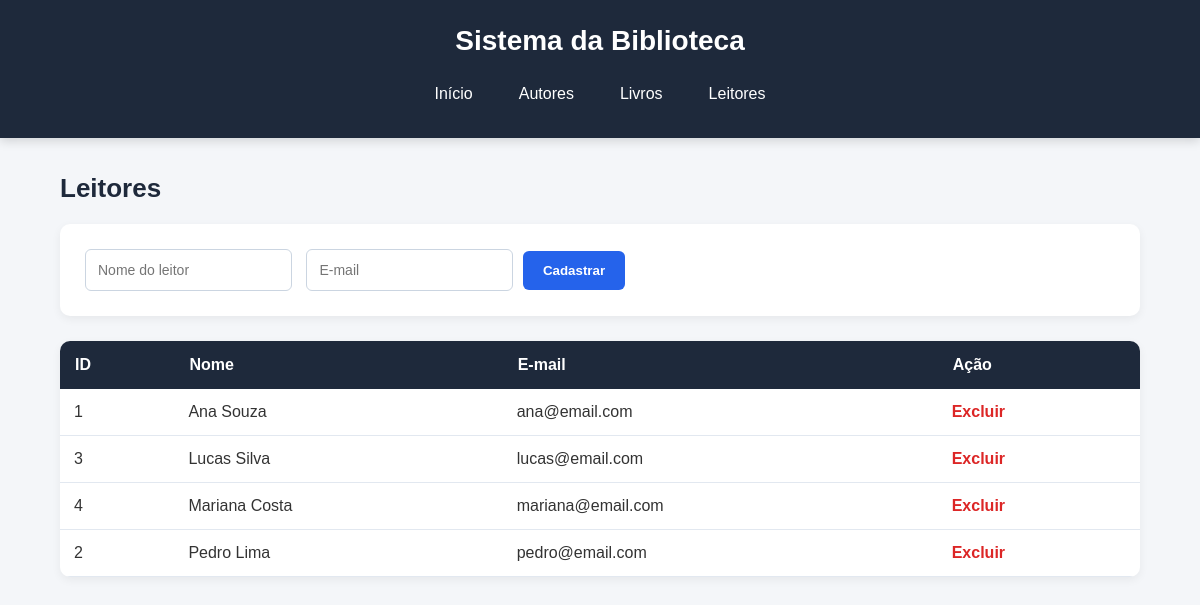
The app's page /leitores with its own data.
### tables this page shows
CREATE TABLE leitores (
    id_leitor INTEGER PRIMARY KEY AUTOINCREMENT,
    nome TEXT NOT NULL,
    email TEXT UNIQUE
);

### Projeto_Biblioteca/app.py (the view)
@app.route("/leitores")
def leitores():
    conexao = conectar()
    dados = conexao.execute("""
        SELECT * FROM leitores
        ORDER BY nome
    """).fetchall()
    conexao.close()
    return render_template(
        "leitores.html",
        leitores=dados
    )

### Projeto_Biblioteca/app.py (called while the page is built)
def conectar():
    conexao = sqlite3.connect(BANCO)
    conexao.row_factory = sqlite3.Row
    return conexao

### Projeto_Biblioteca/templates/leitores.html
{% extends "base.html" %}
{% block conteudo %}
<h2>Leitores</h2>
<form action="/leitores/cadastrar" method="POST">
    <input
        type="text"
        name="nome"
        placeholder="Nome do leitor"
        required
    >
    <input
        type="email"
        name="email"
        placeholder="E-mail"
    >
    <button type="submit">Cadastrar</button>
</form>
<table>
    <tr>
        <th>ID</th>
        <th>Nome</th>
        <th>E-mail</th>
        <th>Ação</th>
    </tr>
    {% for leitor in leitores %}
    <tr>
        <td>{{ leitor.id_leitor }}</td>
        <td>{{ leitor.nome }}</td>
        <td>{{ leitor.email }}</td>
        <td>
            <a href="/leitores/excluir/{{ leitor.id_leitor }}">
                Excluir
            </a>
        </td>
    </tr>
    {% endfor %}
</table>
{% endblock %}

### Projeto_Biblioteca/static/style.css (style rules this page uses)
* { margin: 0; padding: 0; box-sizing: border-box; }
body { font-family: Arial, Helvetica, sans-serif; background: #f4f6f9; color: #333; }
h2 { margin-bottom: 20px; color: #1e293b; font-size: 26px; }
form { background: white; padding: 20px; border-radius: 10px; margin-bottom: 25px; box-shadow: 0 3px 10px rgba(0, 0, 0, 0.06); }
input, select { padding: 12px; border: 1px solid #cbd5e1; border-radius: 6px; margin: 5px; outline: none; font-size: 14px; }
button { background: #2563eb; color: white; border: none; padding: 12px 20px; border-radius: 6px; cursor: pointer; font-weight: bold; transition: 0.3s; }
table { width: 100%; background: white; border-collapse: collapse; border-radius: 10px; overflow: hidden; box-shadow: 0 3px 10px rgba(0, 0, 0, 0.06); }
th { background: #1e293b; color: white; padding: 15px; text-align: left; }
td { padding: 14px; border-bottom: 1px solid #e2e8f0; }
td a { color: #dc2626; text-decoration: none; font-weight: bold; }

### records on screen
leitores: id_leitor "1", nome "Ana Souza", email "ana@email.com"
leitores: id_leitor "3", nome "Lucas Silva", email "lucas@email.com"
leitores: id_leitor "4", nome "Mariana Costa", email "mariana@email.com"
leitores: id_leitor "2", nome "Pedro Lima", email "pedro@email.com"
